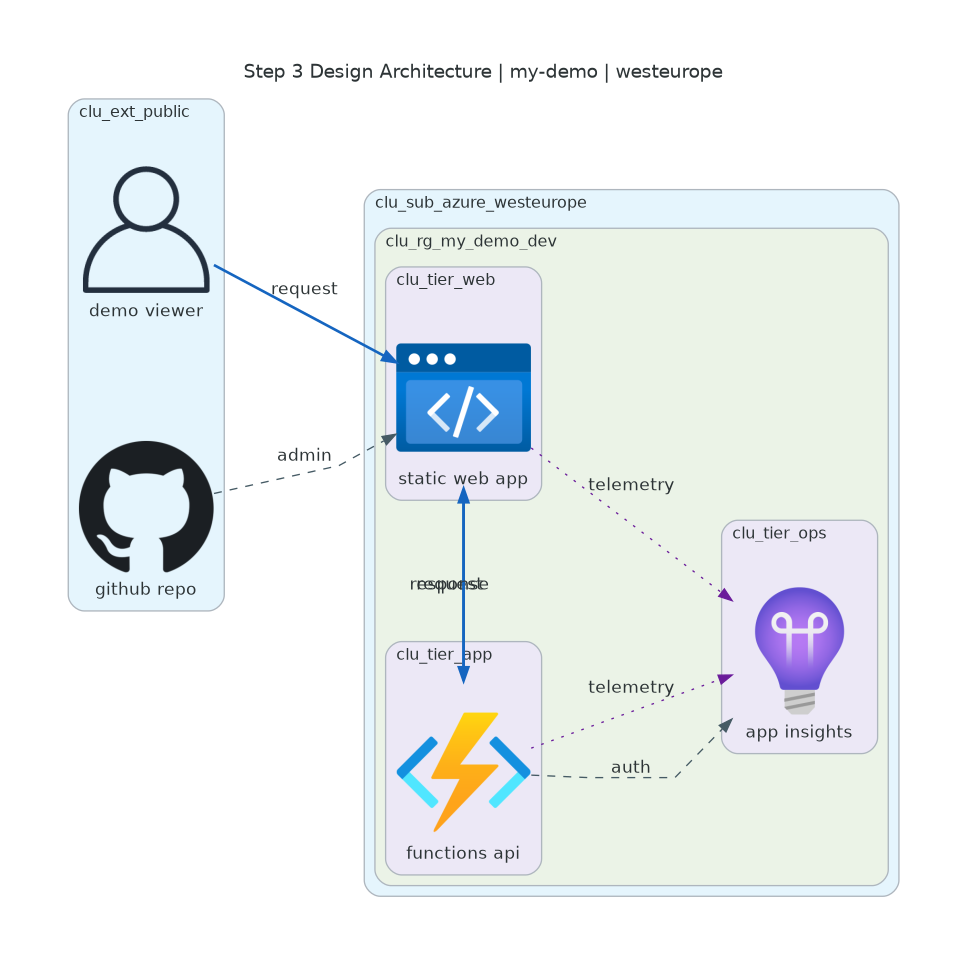

Recreate this plot in Python.
"""Step 3 design architecture diagram for my-demo (non-Mermaid, deterministic layout).

Generated by design agent | 2026-02-24
"""

from diagrams import Cluster, Diagram, Edge
from diagrams.azure.compute import FunctionApps
from diagrams.azure.monitor import ApplicationInsights
from diagrams.azure.web import StaticApps
from diagrams.onprem.client import User
from diagrams.onprem.vcs import Github

graph_attr = {
    "bgcolor": "white",
    "pad": "0.6",
    "nodesep": "1.0",
    "ranksep": "1.2",
    "splines": "polyline",
    "fontsize": "14",
    "labelloc": "t",
    "label": "Step 3 Design Architecture | my-demo | westeurope",
}

cluster_attr = {
    "style": "rounded",
    "fontsize": "12",
}

with Diagram(
    "my-demo-design",
    filename="agent-output/my-demo/03-des-diagram",
    show=False,
    direction="LR",
    outformat="png",
    graph_attr=graph_attr,
):
    with Cluster("clu_ext_public", graph_attr=cluster_attr):
        n_edge_user_viewer = User("demo viewer")
        n_int_github_repo = Github("github repo")

    with Cluster("clu_sub_azure_westeurope", graph_attr=cluster_attr):
        with Cluster("clu_rg_my_demo_dev", graph_attr=cluster_attr):
            with Cluster("clu_tier_web", graph_attr=cluster_attr):
                n_web_staticapps_frontend = StaticApps("static web app")

            with Cluster("clu_tier_app", graph_attr=cluster_attr):
                n_app_functionapps_api = FunctionApps("functions api")

            with Cluster("clu_tier_ops", graph_attr=cluster_attr):
                n_ops_applicationinsights_main = ApplicationInsights("app insights")

    e_runtime = Edge(color="#1565C0", style="bold")
    e_control = Edge(color="#455A64", style="dashed")
    e_observe = Edge(color="#6A1B9A", style="dotted")

    _flow_01 = n_edge_user_viewer >> Edge(label="request", **e_runtime.attrs) >> n_web_staticapps_frontend
    _flow_02 = n_web_staticapps_frontend >> Edge(label="request", **e_runtime.attrs) >> n_app_functionapps_api
    _flow_03 = n_app_functionapps_api >> Edge(label="response", **e_runtime.attrs) >> n_web_staticapps_frontend

    _flow_04 = n_int_github_repo >> Edge(label="admin", **e_control.attrs) >> n_web_staticapps_frontend

    _flow_05 = n_app_functionapps_api >> Edge(label="auth", **e_control.attrs) >> n_ops_applicationinsights_main
    _flow_06 = n_web_staticapps_frontend >> Edge(label="telemetry", **e_observe.attrs) >> n_ops_applicationinsights_main
    _flow_07 = n_app_functionapps_api >> Edge(label="telemetry", **e_observe.attrs) >> n_ops_applicationinsights_main

print("Generated diagram: agent-output/my-demo/03-des-diagram.png")
